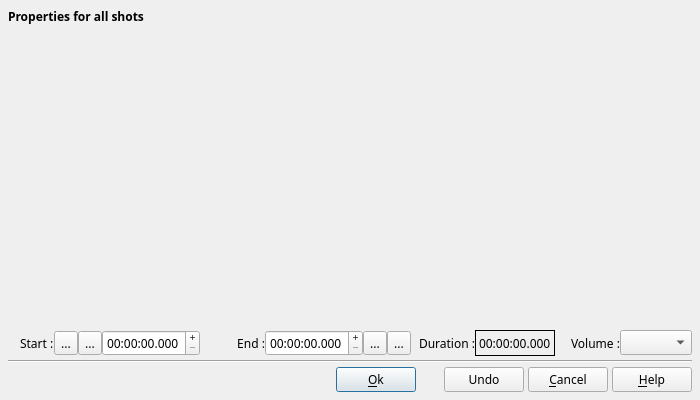
<?xml version="1.0" encoding="UTF-8"?>
<ui version="4.0">
 <class>DlgVideoEdit</class>
 <widget class="QDialog" name="DlgVideoEdit">
  <property name="geometry">
   <rect>
    <x>0</x>
    <y>0</y>
    <width>700</width>
    <height>400</height>
   </rect>
  </property>
  <property name="minimumSize">
   <size>
    <width>700</width>
    <height>400</height>
   </size>
  </property>
  <property name="font">
   <font>
    <family>Sans Serif</family>
    <pointsize>9</pointsize>
   </font>
  </property>
  <property name="windowTitle">
   <string>Cut video</string>
  </property>
  <layout class="QVBoxLayout" name="verticalLayout">
   <property name="spacing">
    <number>4</number>
   </property>
   <property name="margin">
    <number>8</number>
   </property>
   <item>
    <layout class="QGridLayout" name="gridLayout">
     <property name="margin">
      <number>0</number>
     </property>
     <property name="spacing">
      <number>2</number>
     </property>
     <item row="0" column="0" colspan="2">
      <widget class="QLabel" name="label_5">
       <property name="font">
        <font>
         <weight>75</weight>
         <bold>true</bold>
        </font>
       </property>
       <property name="text">
        <string>Properties for all shots</string>
       </property>
      </widget>
     </item>
     <item row="1" column="0">
      <widget class="QLabel" name="label_6">
       <property name="sizePolicy">
        <sizepolicy hsizetype="Fixed" vsizetype="Preferred">
         <horstretch>0</horstretch>
         <verstretch>0</verstretch>
        </sizepolicy>
       </property>
       <property name="minimumSize">
        <size>
         <width>10</width>
         <height>0</height>
        </size>
       </property>
       <property name="maximumSize">
        <size>
         <width>10</width>
         <height>16777215</height>
        </size>
       </property>
       <property name="text">
        <string notr="true"/>
       </property>
      </widget>
     </item>
     <item row="1" column="1">
      <layout class="QVBoxLayout" name="verticalLayout_3">
       <property name="spacing">
        <number>2</number>
       </property>
       <property name="margin">
        <number>0</number>
       </property>
       <item>
        <widget class="wgt_QVideoPlayer" name="VideoPlayer" native="true">
         <property name="sizePolicy">
          <sizepolicy hsizetype="Expanding" vsizetype="Expanding">
           <horstretch>0</horstretch>
           <verstretch>0</verstretch>
          </sizepolicy>
         </property>
        </widget>
       </item>
       <item>
        <layout class="QHBoxLayout" name="horizontalLayout_5">
         <property name="spacing">
          <number>0</number>
         </property>
         <property name="margin">
          <number>0</number>
         </property>
         <item>
          <widget class="QLabel" name="label_3">
           <property name="text">
            <string>Start :</string>
           </property>
          </widget>
         </item>
         <item>
          <widget class="QToolButton" name="SeekLeftBt">
           <property name="toolTip">
            <string extracomment="Tooltip in dialog box">Move to start position</string>
           </property>
           <property name="text">
            <string notr="true">...</string>
           </property>
           <property name="icon">
            <iconset resource="../../../RSCffDiaporama.qrc">
             <normaloff>:/img/player_rew.png</normaloff>:/img/player_rew.png</iconset>
           </property>
          </widget>
         </item>
         <item>
          <widget class="QToolButton" name="DefStartPosBT">
           <property name="toolTip">
            <string extracomment="Tooltip in dialog box">Use current position as start position</string>
           </property>
           <property name="text">
            <string notr="true">...</string>
           </property>
           <property name="icon">
            <iconset resource="../../../RSCffDiaporama.qrc">
             <normaloff>:/img/PosStart.png</normaloff>:/img/PosStart.png</iconset>
           </property>
          </widget>
         </item>
         <item>
          <widget class="QDateTimeEdit" name="StartPosEd">
           <property name="sizePolicy">
            <sizepolicy hsizetype="Preferred" vsizetype="Fixed">
             <horstretch>0</horstretch>
             <verstretch>0</verstretch>
            </sizepolicy>
           </property>
           <property name="toolTip">
            <string extracomment="Tooltip in dialog box">Define the start position to use for</string>
           </property>
           <property name="buttonSymbols">
            <enum>QAbstractSpinBox::PlusMinus</enum>
           </property>
           <property name="specialValueText">
            <string notr="true"/>
           </property>
           <property name="displayFormat">
            <string notr="true">HH:mm:ss.zzz</string>
           </property>
          </widget>
         </item>
         <item>
          <widget class="QLabel" name="label_4">
           <property name="sizePolicy">
            <sizepolicy hsizetype="Expanding" vsizetype="Preferred">
             <horstretch>0</horstretch>
             <verstretch>0</verstretch>
            </sizepolicy>
           </property>
           <property name="text">
            <string>End :</string>
           </property>
           <property name="alignment">
            <set>Qt::AlignRight|Qt::AlignTrailing|Qt::AlignVCenter</set>
           </property>
          </widget>
         </item>
         <item>
          <widget class="QDateTimeEdit" name="EndPosEd">
           <property name="sizePolicy">
            <sizepolicy hsizetype="Preferred" vsizetype="Fixed">
             <horstretch>0</horstretch>
             <verstretch>0</verstretch>
            </sizepolicy>
           </property>
           <property name="toolTip">
            <string extracomment="Tooltip in dialog box">Define the end position to use for</string>
           </property>
           <property name="buttonSymbols">
            <enum>QAbstractSpinBox::PlusMinus</enum>
           </property>
           <property name="specialValueText">
            <string notr="true"/>
           </property>
           <property name="currentSection">
            <enum>QDateTimeEdit::HourSection</enum>
           </property>
           <property name="displayFormat">
            <string notr="true">HH:mm:ss.zzz</string>
           </property>
          </widget>
         </item>
         <item>
          <widget class="QToolButton" name="DefEndPosBT">
           <property name="toolTip">
            <string extracomment="Tooltip in dialog box">Use current position as end position</string>
           </property>
           <property name="text">
            <string notr="true">...</string>
           </property>
           <property name="icon">
            <iconset resource="../../../RSCffDiaporama.qrc">
             <normaloff>:/img/PosEnd.png</normaloff>:/img/PosEnd.png</iconset>
           </property>
          </widget>
         </item>
         <item>
          <widget class="QToolButton" name="SeekRightBt">
           <property name="toolTip">
            <string extracomment="Tooltip in dialog box">Move to end position</string>
           </property>
           <property name="text">
            <string notr="true">...</string>
           </property>
           <property name="icon">
            <iconset resource="../../../RSCffDiaporama.qrc">
             <normaloff>:/img/player_fwd.png</normaloff>:/img/player_fwd.png</iconset>
           </property>
          </widget>
         </item>
         <item>
          <widget class="QLabel" name="label">
           <property name="sizePolicy">
            <sizepolicy hsizetype="Expanding" vsizetype="Preferred">
             <horstretch>0</horstretch>
             <verstretch>0</verstretch>
            </sizepolicy>
           </property>
           <property name="text">
            <string>Duration :</string>
           </property>
           <property name="alignment">
            <set>Qt::AlignRight|Qt::AlignTrailing|Qt::AlignVCenter</set>
           </property>
          </widget>
         </item>
         <item>
          <widget class="QLabel" name="ActualDuration">
           <property name="frameShape">
            <enum>QFrame::Box</enum>
           </property>
           <property name="text">
            <string notr="true">00:00:00.000</string>
           </property>
          </widget>
         </item>
         <item>
          <widget class="QLabel" name="label_2">
           <property name="sizePolicy">
            <sizepolicy hsizetype="Expanding" vsizetype="Preferred">
             <horstretch>0</horstretch>
             <verstretch>0</verstretch>
            </sizepolicy>
           </property>
           <property name="text">
            <string>Volume :</string>
           </property>
           <property name="alignment">
            <set>Qt::AlignRight|Qt::AlignTrailing|Qt::AlignVCenter</set>
           </property>
          </widget>
         </item>
         <item>
          <widget class="QComboBox" name="VolumeReductionFactorCB">
           <property name="sizePolicy">
            <sizepolicy hsizetype="Preferred" vsizetype="Fixed">
             <horstretch>0</horstretch>
             <verstretch>0</verstretch>
            </sizepolicy>
           </property>
           <property name="toolTip">
            <string>Define the &quot; Master Volume &quot; for the movie</string>
           </property>
           <property name="currentIndex">
            <number>-1</number>
           </property>
          </widget>
         </item>
        </layout>
       </item>
      </layout>
     </item>
    </layout>
   </item>
   <item>
    <widget class="Line" name="line">
     <property name="orientation">
      <enum>Qt::Horizontal</enum>
     </property>
    </widget>
   </item>
   <item>
    <layout class="QHBoxLayout" name="horizontalLayout_2">
     <property name="spacing">
      <number>4</number>
     </property>
     <item>
      <spacer name="horizontalSpacer_2">
       <property name="orientation">
        <enum>Qt::Horizontal</enum>
       </property>
       <property name="sizeHint" stdset="0">
        <size>
         <width>40</width>
         <height>20</height>
        </size>
       </property>
      </spacer>
     </item>
     <item>
      <widget class="QPushButton" name="OKBT">
       <property name="toolTip">
        <string>Accept modification and exit dialog box</string>
       </property>
       <property name="text">
        <string>&amp;Ok</string>
       </property>
       <property name="icon">
        <iconset resource="../../../RSCffDiaporama.qrc">
         <normaloff>:/img/action_ok.png</normaloff>:/img/action_ok.png</iconset>
       </property>
      </widget>
     </item>
     <item>
      <widget class="QLabel" name="label_7">
       <property name="sizePolicy">
        <sizepolicy hsizetype="Fixed" vsizetype="Preferred">
         <horstretch>0</horstretch>
         <verstretch>0</verstretch>
        </sizepolicy>
       </property>
       <property name="minimumSize">
        <size>
         <width>20</width>
         <height>0</height>
        </size>
       </property>
       <property name="maximumSize">
        <size>
         <width>20</width>
         <height>16777215</height>
        </size>
       </property>
       <property name="text">
        <string notr="true"/>
       </property>
      </widget>
     </item>
     <item>
      <widget class="QPushButton" name="UndoBT">
       <property name="toolTip">
        <string>Undo last action (CTRL+Z)</string>
       </property>
       <property name="text">
        <string>Undo</string>
       </property>
       <property name="icon">
        <iconset resource="../../../RSCffDiaporama.qrc">
         <normaloff>:/img/undo24.png</normaloff>:/img/undo24.png</iconset>
       </property>
       <property name="shortcut">
        <string>Ctrl+Z</string>
       </property>
      </widget>
     </item>
     <item>
      <widget class="QPushButton" name="CancelBt">
       <property name="toolTip">
        <string>Cancel modification and exit dialog box</string>
       </property>
       <property name="text">
        <string>&amp;Cancel</string>
       </property>
       <property name="icon">
        <iconset resource="../../../RSCffDiaporama.qrc">
         <normaloff>:/img/action_cancel.png</normaloff>:/img/action_cancel.png</iconset>
       </property>
      </widget>
     </item>
     <item>
      <widget class="QPushButton" name="HelpBT">
       <property name="toolTip">
        <string>Open help page describing this dialog box</string>
       </property>
       <property name="text">
        <string>&amp;Help</string>
       </property>
       <property name="icon">
        <iconset resource="../../../RSCffDiaporama.qrc">
         <normaloff>:/img/help.png</normaloff>:/img/help.png</iconset>
       </property>
       <property name="shortcut">
        <string>F1</string>
       </property>
      </widget>
     </item>
    </layout>
   </item>
  </layout>
 </widget>
 <customwidgets>
  <customwidget>
   <class>wgt_QVideoPlayer</class>
   <extends>QWidget</extends>
   <header>wgt_QVideoPlayer.h</header>
   <container>1</container>
  </customwidget>
 </customwidgets>
 <resources>
  <include location="../../../RSCffDiaporama.qrc"/>
 </resources>
 <connections/>
</ui>
